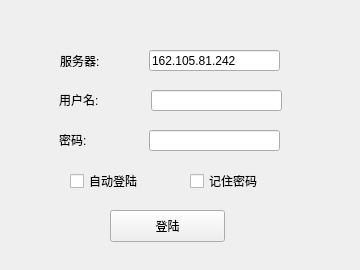
<?xml version="1.0" encoding="UTF-8"?>
<ui version="4.0">
 <class>Login</class>
 <widget class="QWidget" name="Login">
  <property name="geometry">
   <rect>
    <x>0</x>
    <y>0</y>
    <width>360</width>
    <height>270</height>
   </rect>
  </property>
  <property name="windowTitle">
   <string>Form</string>
  </property>
  <widget class="QPushButton" name="loginButton">
   <property name="geometry">
    <rect>
     <x>110</x>
     <y>210</y>
     <width>115</width>
     <height>32</height>
    </rect>
   </property>
   <property name="focusPolicy">
    <enum>Qt::StrongFocus</enum>
   </property>
   <property name="acceptDrops">
    <bool>false</bool>
   </property>
   <property name="text">
    <string>登陆</string>
   </property>
   <property name="checkable">
    <bool>false</bool>
   </property>
  </widget>
  <widget class="QLineEdit" name="username">
   <property name="geometry">
    <rect>
     <x>151</x>
     <y>90</y>
     <width>131</width>
     <height>21</height>
    </rect>
   </property>
   <property name="text">
    <string/>
   </property>
  </widget>
  <widget class="QLabel" name="label_username">
   <property name="geometry">
    <rect>
     <x>59</x>
     <y>90</y>
     <width>62</width>
     <height>19</height>
    </rect>
   </property>
   <property name="text">
    <string>用户名:</string>
   </property>
  </widget>
  <widget class="QLabel" name="label_passport">
   <property name="geometry">
    <rect>
     <x>59</x>
     <y>130</y>
     <width>62</width>
     <height>19</height>
    </rect>
   </property>
   <property name="text">
    <string>密码:</string>
   </property>
  </widget>
  <widget class="QLineEdit" name="password">
   <property name="geometry">
    <rect>
     <x>149</x>
     <y>130</y>
     <width>131</width>
     <height>21</height>
    </rect>
   </property>
   <property name="contextMenuPolicy">
    <enum>Qt::PreventContextMenu</enum>
   </property>
   <property name="inputMask">
    <string/>
   </property>
   <property name="text">
    <string/>
   </property>
   <property name="echoMode">
    <enum>QLineEdit::Password</enum>
   </property>
  </widget>
  <widget class="QLineEdit" name="server">
   <property name="geometry">
    <rect>
     <x>149</x>
     <y>50</y>
     <width>131</width>
     <height>21</height>
    </rect>
   </property>
   <property name="text">
    <string>162.105.81.242</string>
   </property>
  </widget>
  <widget class="QLabel" name="label_server">
   <property name="geometry">
    <rect>
     <x>60</x>
     <y>50</y>
     <width>81</width>
     <height>21</height>
    </rect>
   </property>
   <property name="text">
    <string>服务器:</string>
   </property>
  </widget>
  <widget class="QCheckBox" name="checkBox_autoLogin">
   <property name="geometry">
    <rect>
     <x>70</x>
     <y>170</y>
     <width>97</width>
     <height>22</height>
    </rect>
   </property>
   <property name="text">
    <string>自动登陆</string>
   </property>
  </widget>
  <widget class="QCheckBox" name="checkBox_autoRememberPwd">
   <property name="geometry">
    <rect>
     <x>190</x>
     <y>170</y>
     <width>97</width>
     <height>22</height>
    </rect>
   </property>
   <property name="text">
    <string>记住密码</string>
   </property>
  </widget>
 </widget>
 <resources/>
 <connections/>
</ui>
